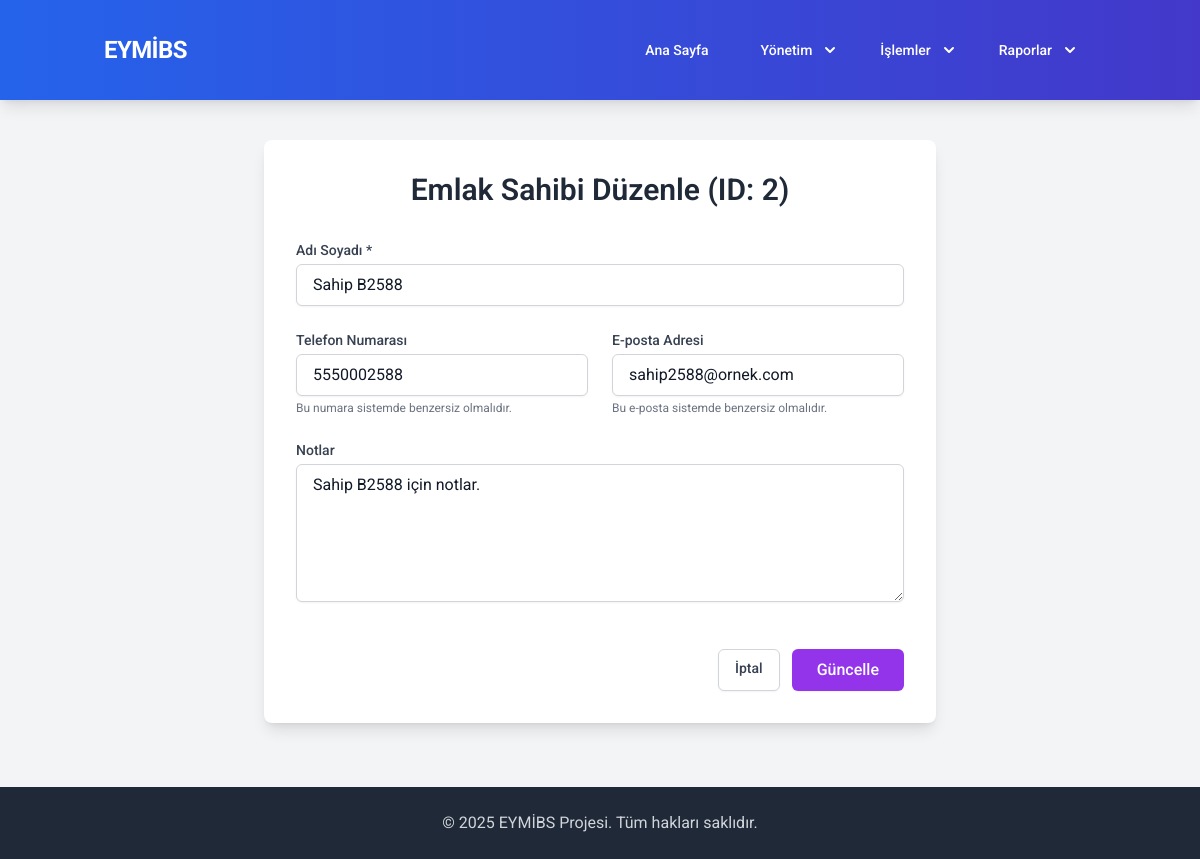
Screenshot of /edit_owner/2 with the database file from the repository.
### tables this page shows
CREATE TABLE owners (
                id INTEGER PRIMARY KEY AUTOINCREMENT,
                name TEXT NOT NULL,
                phone TEXT UNIQUE,
                email TEXT UNIQUE,
                notes TEXT,
                date_added DATETIME DEFAULT CURRENT_TIMESTAMP
            );

### app.py (the view, shortened to what this page needs)
@app.route('/edit_owner/<int:owner_id>', methods=['GET', 'POST'])
def edit_owner(owner_id):
    db = get_db()
    cursor = db.cursor()
    owner_data = None
    try:
        cursor.execute("SELECT * FROM owners WHERE id = ?", (owner_id,))
        owner_data = cursor.fetchone()
    except sqlite3.Error as e:
        flash(f"Sahip bilgileri alınırken hata: {e}", "error")
        return redirect(url_for('list_owners'))
    if owner_data is None:
        abort(404, description=f"ID {owner_id} olan emlak sahibi bulunamadı.")
    return render_template('edit_owner.html', page_title="Emlak Sahibi Düzenle", owner=owner_data)

### app.py (called while the page is built)
def get_db():
    db = getattr(g, '_database', None)
    if db is None:
        try:
            db = g._database = sqlite3.connect(DATABASE)
            db.row_factory = sqlite3.Row # Sonuçları sözlük gibi erişilebilir yapar
            db.execute("PRAGMA foreign_keys = ON") # Yabancı anahtar kısıtlamalarını etkinleştir
            print("Veritabanı bağlantısı başarıyla açıldı.")
        except sqlite3.Error as e:
            print(f"Veritabanı bağlantı hatası: {e}")
            abort(500, description=f"Veritabanına bağlanılamıyor: {e}")
    return db

@app.teardown_appcontext
def close_connection(exception):
    db = getattr(g, '_database', None)
    if db is not None:
        try:
            db.close()
            print("Veritabanı bağlantısı kapatıldı.")
        except sqlite3.Error as e:
            print(f"Veritabanı kapatma hatası: {e}")

@app.context_processor
def inject_now():
    return {'now': datetime.now()}

### templates/edit_owner.html
{% extends "base.html" %}
{% block content %}
<div class="bg-white p-8 rounded-lg shadow-lg max-w-2xl mx-auto">
    <h1 class="text-3xl font-semibold text-gray-800 mb-8 text-center">Emlak Sahibi Düzenle (ID: {{ owner['id'] }})</h1>
    <form action="{{ url_for('edit_owner', owner_id=owner['id']) }}" method="POST" class="space-y-6">
        <div>
            <label for="name" class="block text-sm font-medium text-gray-700 mb-1">Adı Soyadı *</label>
            <input type="text" id="name" name="name" value="{{ owner['name'] | default('', true) }}" class="w-full px-4 py-2 border border-gray-300 rounded-md shadow-sm focus:outline-none focus:ring-2 focus:ring-indigo-500 focus:border-indigo-500" required>
        </div>
        <div class="grid grid-cols-1 md:grid-cols-2 gap-6">
            <div>
                <label for="phone" class="block text-sm font-medium text-gray-700 mb-1">Telefon Numarası</label>
                <input type="tel" id="phone" name="phone" value="{{ owner['phone'] | default('', true) }}" placeholder="Örn: 555 123 4567" class="w-full px-4 py-2 border border-gray-300 rounded-md shadow-sm focus:outline-none focus:ring-2 focus:ring-indigo-500 focus:border-indigo-500">
                 <p class="text-xs text-gray-500 mt-1">Bu numara sistemde benzersiz olmalıdır.</p>
            </div>
            <div>
                <label for="email" class="block text-sm font-medium text-gray-700 mb-1">E-posta Adresi</label>
                <input type="email" id="email" name="email" value="{{ owner['email'] | default('', true) }}" placeholder="Örn: isim@ornek.com" class="w-full px-4 py-2 border border-gray-300 rounded-md shadow-sm focus:outline-none focus:ring-2 focus:ring-indigo-500 focus:border-indigo-500">
                 <p class="text-xs text-gray-500 mt-1">Bu e-posta sistemde benzersiz olmalıdır.</p>
            </div>
        </div>
        <div>
            <label for="notes" class="block text-sm font-medium text-gray-700 mb-1">Notlar</label>
            <textarea id="notes" name="notes" rows="5" placeholder="Emlak sahibi ile ilgili notlar..." class="w-full px-4 py-2 border border-gray-300 rounded-md shadow-sm focus:outline-none focus:ring-2 focus:ring-indigo-500 focus:border-indigo-500">{{ owner['notes'] | default('', true) }}</textarea>
        </div>
        <div class="pt-4 flex justify-end space-x-3">
             <a href="{{ url_for('list_owners') }}" class="inline-flex justify-center py-2 px-4 border border-gray-300 rounded-md shadow-sm text-sm font-medium text-gray-700 bg-white hover:bg-gray-50 focus:outline-none focus:ring-2 focus:ring-offset-2 focus:ring-indigo-500">
                İptal
            </a>
            <button type="submit" class="inline-flex justify-center py-2 px-6 border border-transparent shadow-sm text-base font-medium rounded-md text-white bg-purple-600 hover:bg-purple-700 focus:outline-none focus:ring-2 focus:ring-offset-2 focus:ring-purple-500 transition duration-150 ease-in-out">
                Güncelle
            </button>
        </div>
    </form>
</div>
{% endblock %}

### templates/base.html (style rules this page uses)
body { font-family: 'Inter', sans-serif; }
body { font-family: 'Roboto', 'Inter', sans-serif; }

### rows the page displays
owners: id "2", name "Sahip B2588", phone "5550002588", email "sahip2588@ornek.com", notes "Sahip B2588 için notlar."
